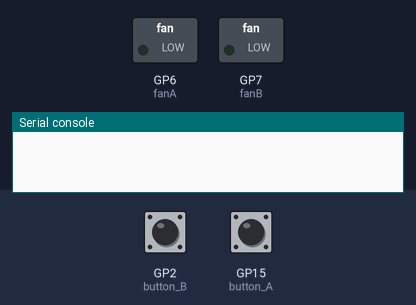
The program below on a simulated Raspberry Pi Pico running MicroPython. Shown: switched loads named in the program (green lamp = pin HIGH), the last lines printed to the serial console. Dashed ring = blinking. Inputs (shaded band) come from the test bench; at power-on: GP2 (button_B) HIGH, GP15 (button_A) LOW.

Above: at 1.2 s.
1.3 s: GP2 (button_B) pulled LOW for 3.2 s
At 5.3 s:
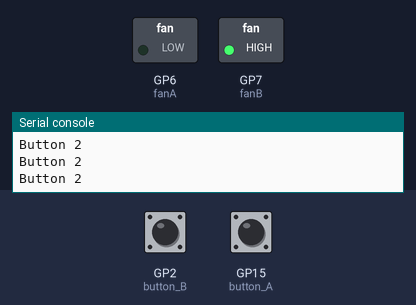
6.0 s: GP15 (button_A) pulled HIGH for 0.15 s
At 6.5 s:
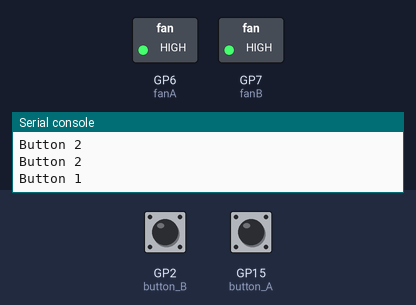
7.6 s: GP2 (button_B) pulled LOW for 0.15 s
At 8.8 s:
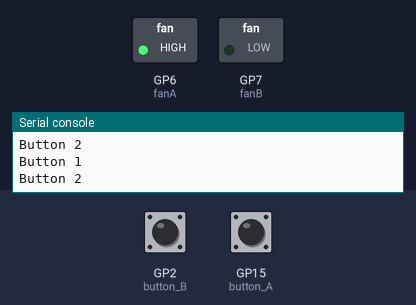
9.2 s: GP15 (button_A) pulled HIGH for 3.2 s
At 12.5 s:
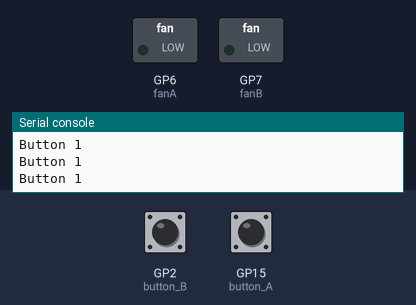
Timing chart, 0 to 14.0 s (numbered marks = the images above; inputs shaded):
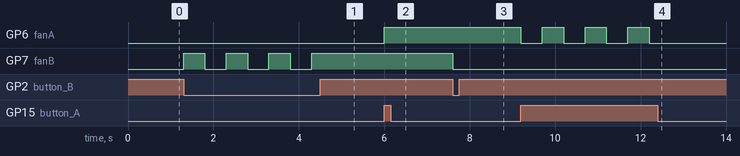

Measured:
- after the input at 1.3 s, GP7 (fanB): alternates HIGH for 0.50 s and LOW for 0.50 s, 7 changes in all, then stays HIGH, starting at once
- after the input at 6.0 s, GP6 (fanA): LOW → HIGH at once
- after the input at 7.6 s, GP7 (fanB): HIGH → LOW at once
- after the input at 9.2 s, GP6 (fanA): alternates HIGH for 0.50 s and LOW for 0.50 s, 7 changes in all, then stays LOW, starting at once

The program:

buttonFan.py
```python
import machine
import utime

fanA = machine.Pin(6, machine.Pin.OUT)
fanB = machine.Pin(7, machine.Pin.OUT)

button_A = machine.Pin(15, machine.Pin.IN, machine.Pin.PULL_DOWN)
button_B = machine.Pin(2, machine.Pin.IN, machine.Pin.PULL_UP)

while True:

    if button_A.value() == 1:
        print("Button 1")
        fanA.toggle()
        utime.sleep(0.5)

    if button_B.value() == 0:
        print("Button 2")
        fanB.toggle()
        utime.sleep(0.5)
```
